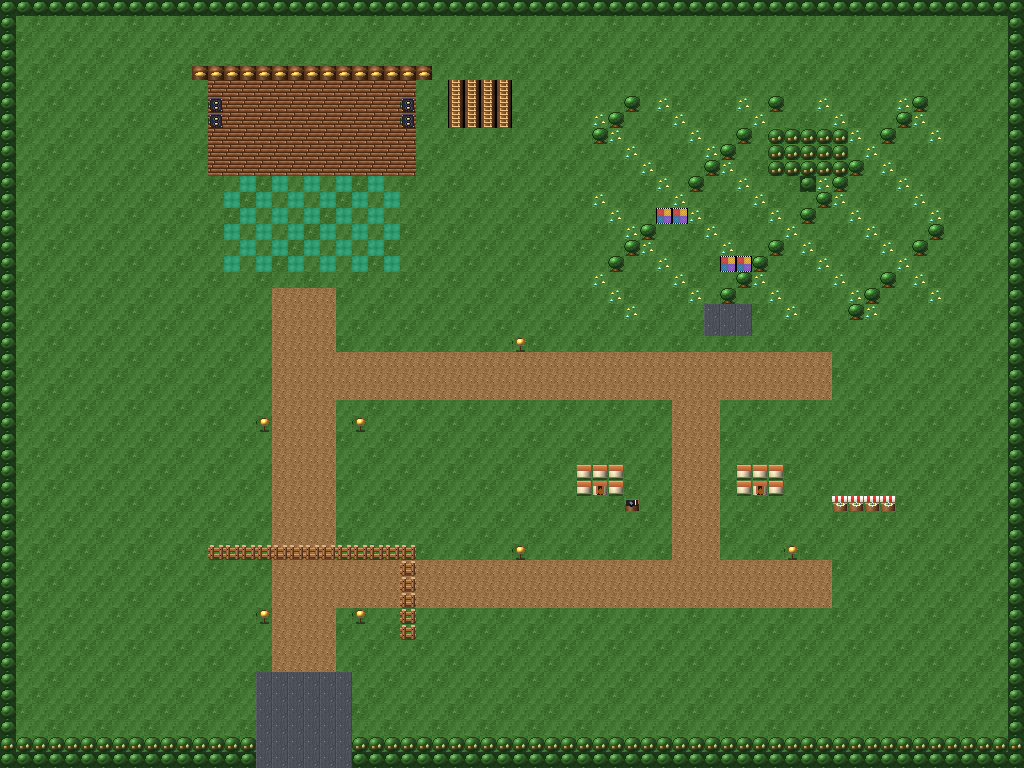

Below is a game level as drawn by its tile map, then a one-line description and the .tmx that defines it (tile-layer data replaced by summaries):
An orthogonal 64x48 tile map with 16x16 px tiles, 3 tile layers (ground, decor, canopy) and 8 objects (4x interactable, 3x occlusion, spawn).

<map version="1.10" tiledversion="1.10.2" orientation="orthogonal" renderorder="right-down" width="64" height="48" tilewidth="16" tileheight="16" infinite="0" nextlayerid="6" nextobjectid="20">
 <tileset firstgid="1" source="orchard_tileset.tsx" />
 <layer id="1" name="ground" width="64" height="48">
  <data>[3072 cells, 3072 non-empty, 9 distinct tile ids]</data>
 </layer>
 <layer id="2" name="decor" width="64" height="48">
  <data>[3072 cells, 303 non-empty, 10 distinct tile ids]</data>
 </layer>
 <layer id="3" name="canopy" width="64" height="48">
  <data>[3072 cells, 73 non-empty, 1 distinct tile ids]</data>
 </layer>
 <objectgroup id="4" name="zones_and_triggers">
  <object id="1" name="player_spawn" type="spawn" x="304" y="648" width="16" height="16" />
  <object id="2" name="tent_interior_occlusion" type="occlusion" x="568" y="456" width="64" height="56" />
  <object id="3" name="old_oak_canopy_occlusion" type="occlusion" x="768" y="128" width="80" height="64" />
  <object id="4" name="front_gate_trees_occlusion" type="occlusion" x="240" y="656" width="128" height="96" />
  <object id="5" name="tent_rest_spot" type="interactable" x="592" y="496" width="24" height="24" />
  <object id="6" name="turntable_spot" type="interactable" x="624" y="496" width="20" height="20" />
  <object id="7" name="falafel_stand" type="interactable" x="848" y="512" width="48" height="24" />
  <object id="8" name="old_oak_roots" type="interactable" x="800" y="184" width="24" height="24" />
 </objectgroup>
</map>
